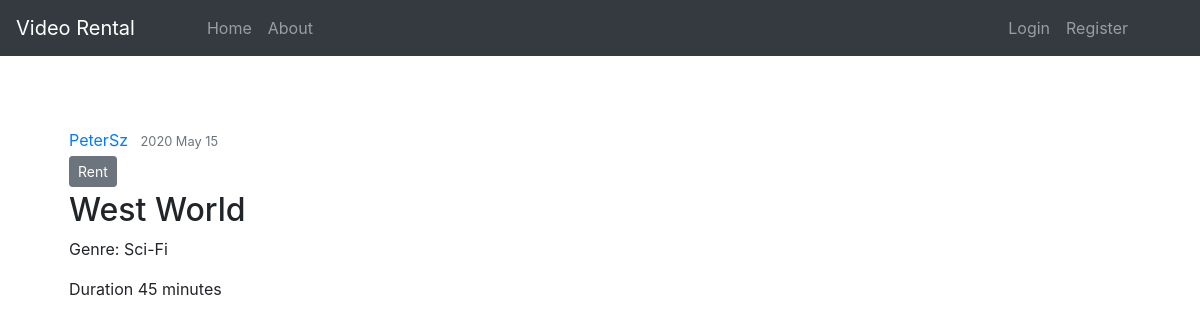
Page /video/rented/2/ on the committed database.
### video/models.py (models this page shows, shortened)
class Video(models.Model):
    title = models.CharField(max_length=100)
    genre = models.CharField(max_length=30)
    duration = models.IntegerField()
    receive_date = models.DateTimeField(auto_now_add=True)
    renter = models.ForeignKey(User, on_delete=models.SET_DEFAULT, default=1)

### video/views.py (the view)
# urls.py: path('video/rented/<int:pk>/', VideoDetailView.as_view(), name='video-detail'),
class VideoDetailView(DetailView):
    model = Video

### video/templates/video/video_detail.html
{% extends "video/base.html" %}
{% block content %}
    <article class="media content-section">
    <div class="media-body">
      <div class="article-metadata">
        <a class="mr-2" href="#">{{ object.renter }}</a>
        <small class="text-muted">{{ object.receive_date|date:"Y F d" }}</small>
          {% if user.is_superuser %}
              <div>
                <a class="btn btn-secondary btn-sm mt-1 mb-1" href="{% url 'video-update' object.id %}">Update</a>
                <a class="btn btn-danger btn-sm mt-1 mb-1" href="{% url 'video-delete' object.id %}">Delete</a>
              </div>
          {% elif object.renter != user %}
              <div>
                <a class="btn btn-secondary btn-sm mt-1 mb-1" href="{% url 'video-rent' object.id %}">Rent</a>
              </div>
          {% else %}
              <div>
                <a class="btn btn-secondary btn-sm mt-1 mb-1" href="{% url 'video-rent' object.id %}">Give Back</a>
              </div>
          {% endif %}
      </div>
        <h2 class="article-title">{{ object.title }}</h2>
        <p class="article-content">Genre: {{ object.genre }}</p>
        <p class="article-content">Duration {{ object.duration }} minutes</p>
    </div>
  </article>
{% endblock content %}

### video/static/video/main.css (style rules this page uses)
body { padding-top: 5rem; }

### rows in the picture
Video: renter "PeterSz", receive_date "2020 May 15", title "West World", genre "Sci-Fi", duration "45"
